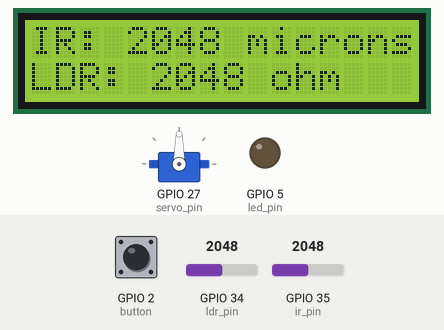
Simulated run of this sketch. Board: ESP32. Shown: 16×2 character LCD, servo, output pins drawn as LEDs (lit = HIGH). The inputs (shaded band) are chosen by the test bench; at power-on: GPIO 2 (button) HIGH, GPIO 34 (ldr_pin) = 2048, GPIO 35 (ir_pin) = 2048. What the sketch prints to the serial monitor is not drawn.

Above: at 1.2 s.
1.3 s: GPIO 2 (button) pulled LOW for 0.65 s
At 1.94 s:
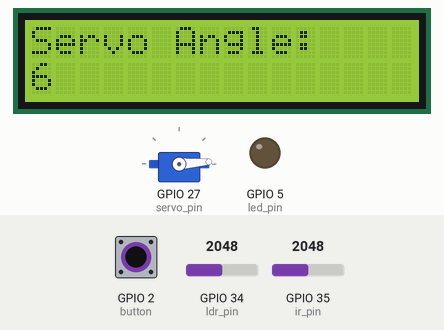
4.0 s: GPIO 34 (ldr_pin) set to 551
At 5.3 s:
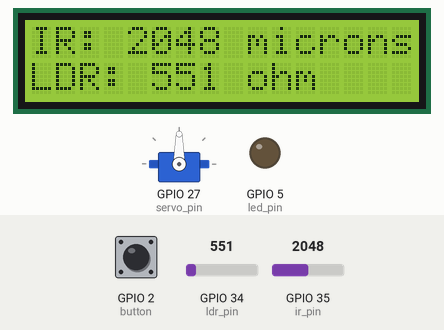
5.6 s: GPIO 34 (ldr_pin) set to 460
At 6.4 s:
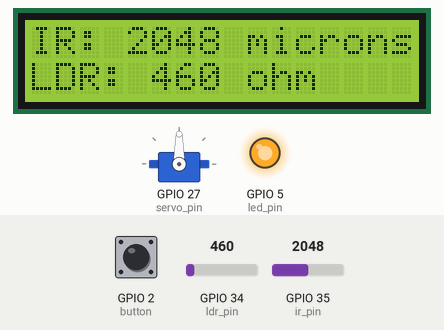
7.2 s: GPIO 2 (button) pulled LOW for 1 s
At 7.8 s:
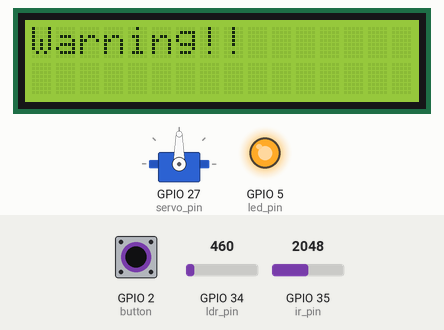
9.7 s: GPIO 35 (ir_pin) set to 2866
At 10.3 s:
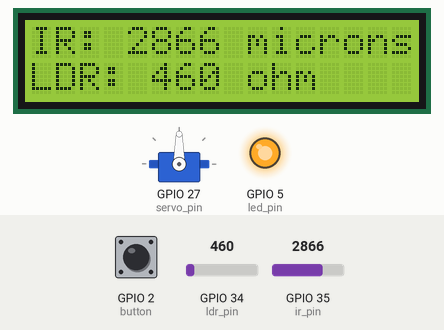
11.3 s: GPIO 35 (ir_pin) set to 3603
At 12.7 s:
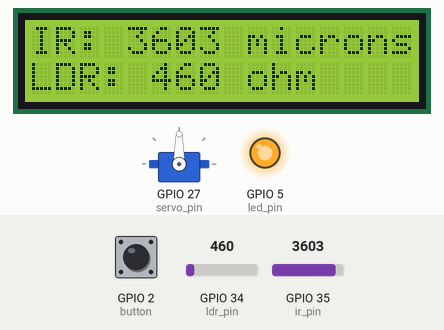
Timing chart, 0 to 13.9 s (numbered marks = the images above; inputs shaded):
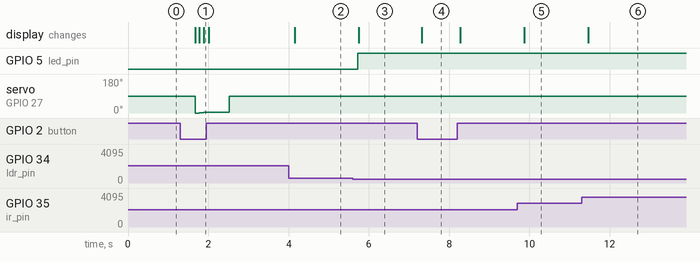

Measured:
- the behaviour switches between 500 and 499 on GPIO 34 (ldr_pin) (found by bisection; images 2 and 3)
- after the input at 1.3 s, servo on GPIO 27 (servo_pin): 90° → 0° after 0.37 s, → 2° 0.11 s later, → 4° 0.11 s later, → 90° 0.63 s later; the display: first changes after 0.37 s (image 1 shows a later state)
- after the input at 4.0 s, the display: changes after 0.15 s (image 2)
- after the input at 5.6 s, GPIO 5 (led_pin): LOW → HIGH after 0.12 s; the display: changes after 0.15 s (image 3)
- after the input at 7.2 s, the display: changes after 0.12 s (image 4)
- after the input at 9.7 s, the display: changes after 0.17 s (image 5)
- after the input at 11.3 s, the display: changes after 0.17 s (image 6)

The sketch:

Light_Detection.ino
```cpp
#include <ESP32Servo.h>
#include <LiquidCrystal.h>

#define ldr_pin 34
#define led_pin 5
#define ir_pin 35
#define button 2
#define servo_pin 27

LiquidCrystal lcd(19, 14, 26, 32, 33, 25); // RS, E, D4, D5, D6, D7
Servo myservo;

bool button_signal;
int ldr_signal;
int ir_signal;
int servo_signal;

// these 4 variables are used so the other sensors can operate while search is activated because the when search is applied without them it blocks the other functions
unsigned long previousMillis = 0;
const unsigned long interval = 10;
int angle = 0;
int direction = 1; // 1 for moving from 0 to 180, -1 for moving from 180 to 0

void search() {
  unsigned long currentMillis = millis();               // gets the current time
  if (currentMillis - previousMillis >= interval) {     // check if enough time has passed since the last update to the servo
    previousMillis = currentMillis;                     // set the last time to the current time

    myservo.write(angle);
    angle += direction * 2; // Increment or decrement the angle for smooth servo movement

    lcd.setCursor(0, 0);
    lcd.print("Servo Angle: ");
    lcd.setCursor(0, 1);
    lcd.print("             ");
    lcd.setCursor(0, 1);
    lcd.print(angle);
    delay(100);

    // here we keep the angle in a specified range 0 --> 180
    if (angle >= 180) {
      angle = 180; // Limit the angle to 180 degrees
      direction = -1; // Change direction to move from 180 to 0
    } else if (angle <= 0) {
      angle = 0; // Limit the angle to 0 degrees
      direction = 1; // Change direction to move from 0 to 180
    }
  }
}

void light_alarm(int signal){
  if(signal < 500){
      digitalWrite(led_pin, HIGH);
    }else{
      digitalWrite(led_pin, LOW);
    }
}

void setup() {
  // put your setup code here, to run once:

  lcd.begin(16, 2);
  Serial.begin(9600);
  pinMode(ldr_pin, INPUT);
  pinMode(led_pin, OUTPUT);
  pinMode(button, INPUT_PULLUP);
  pinMode(ir_pin, INPUT);

  myservo.attach(servo_pin);
}

void loop() {
  // put your main code here, to run repeatedly:

  ldr_signal = analogRead(ldr_pin);
  button_signal = digitalRead(button);
  ir_signal = analogRead(ir_pin);

  //Serial.println(button_signal);

  light_alarm(ldr_signal);

  if(button_signal == HIGH){
    lcd.clear();

    lcd.setCursor(0, 0);
    lcd.print("IR: ");
    lcd.print(ir_signal);
    lcd.print(" microns");

    lcd.setCursor(0, 1);
    lcd.print("LDR: ");
    lcd.print(ldr_signal);
    lcd.print(" ohm");

    Serial.println("***********************");
    Serial.println("IR-Reading: ");
    Serial.println(ir_signal);
    Serial.println("LDR-Reading: ");
    Serial.println(ldr_signal);
    Serial.println("***********************");
    delay(500);

    myservo.write(90);
  }else{
    if(ldr_signal < 500){
      lcd.clear();
      lcd.setCursor(0, 0);
      lcd.print("Warning!!");
      delay(150);
    }else{
      lcd.clear();
      search();
    }
  }
}
```
